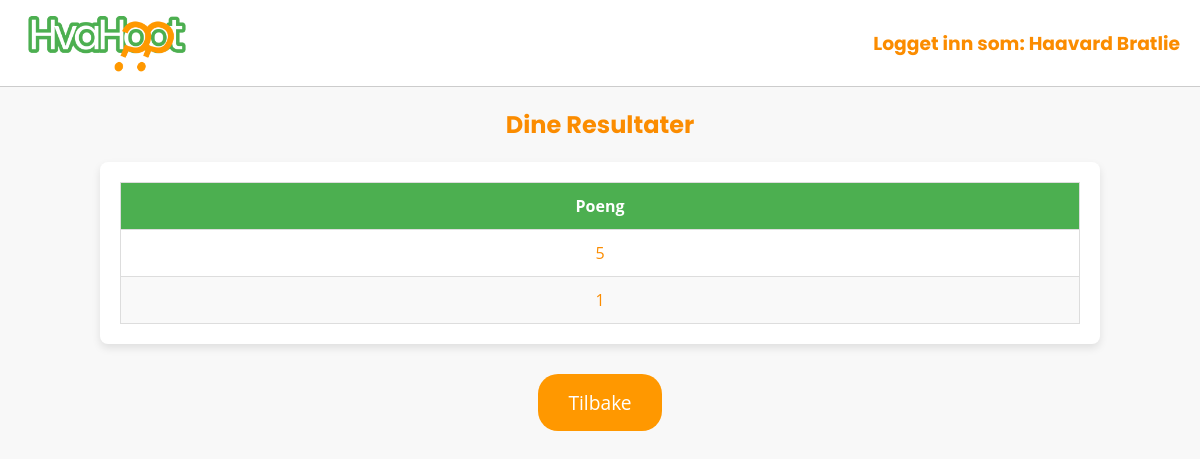
The app's page /user_highscore (signed in), older data.
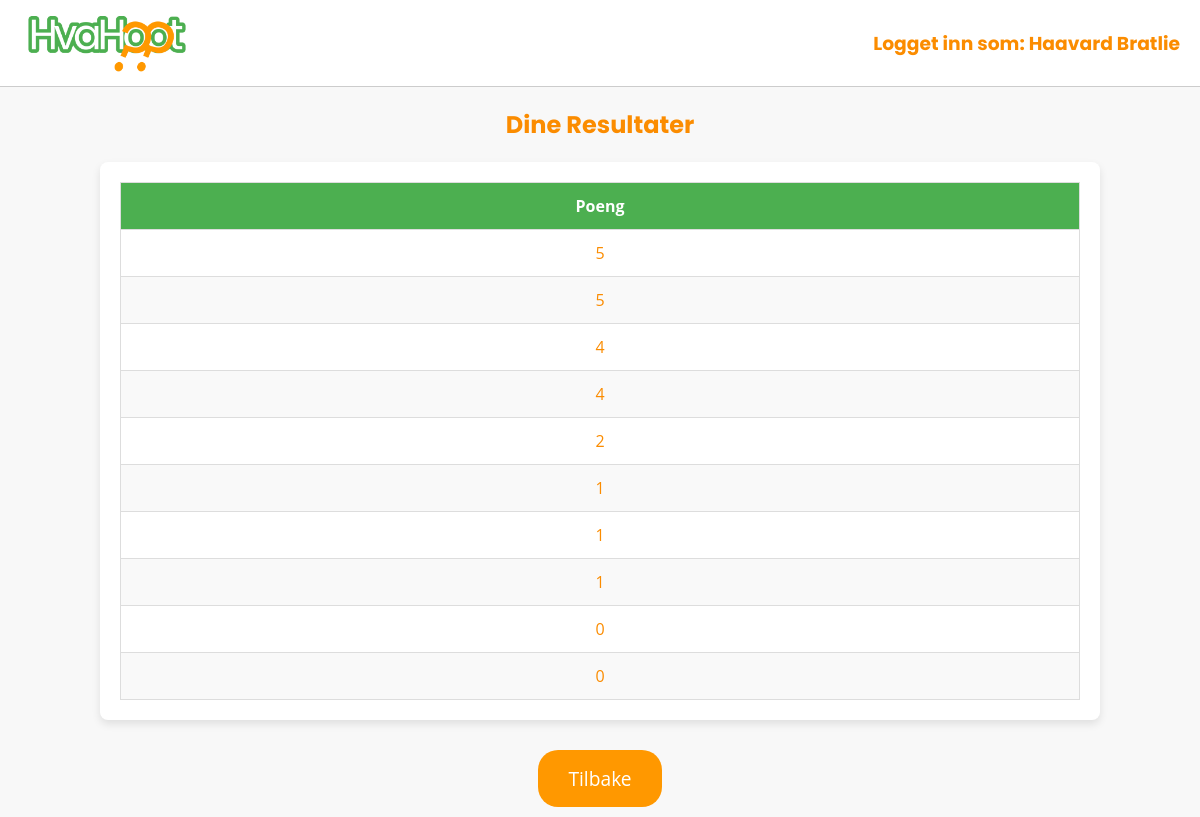
The same page, newer data.
### tables this page shows
CREATE TABLE results (
            id INTEGER PRIMARY KEY AUTOINCREMENT,
            user_id INTEGER,
            score INTEGER,
            timestamp DATETIME DEFAULT CURRENT_TIMESTAMP,
            FOREIGN KEY(user_id) REFERENCES users(id)
        );

### app.py (the view)
@app.route('/user_highscore')
def user_highscore_page():
    if 'user_id' in session:
        user_id = session['user_id']
        top_results = get_user_highscore_results(user_id)
        return render_template('user_highscore.html', top_results=top_results)
    else:
        return redirect('/login')

### app.py (called while the page is built)
def get_user_highscore_results(user_id):
    conn = sqlite3.connect("database.db")
    cursor = conn.cursor()
    sql = '''
        SELECT score
        FROM results
        WHERE user_id = ?
        ORDER BY score DESC
        LIMIT 10
    '''
    cursor.execute(sql, (user_id,))
    top_results = cursor.fetchall()
    conn.close()
    return top_results

### templates/user_highscore.html (shortened to what this page needs)
{% extends "base.html" %}
{% block content %}
<h2 class="font">Dine Resultater</h2>
<div class="table-container">
    <table class="table">
        <thead>
            <tr>
                <th>Poeng</th>
            </tr>
        </thead>
        <tbody>
            {% for result in top_results %}
            <tr>
                <td>{{ result[0] }}</td>
            </tr>
            {% endfor %}
        </tbody>
    </table>
</div>
{% endblock %}

Row changes from the older to the newer data that the page shows:
added results: score "5"
added results: score "4"
added results: score "4"
added results: score "2"
added results: score "1"
added results: score "1"
added results: score "0"
added results: score "0"
